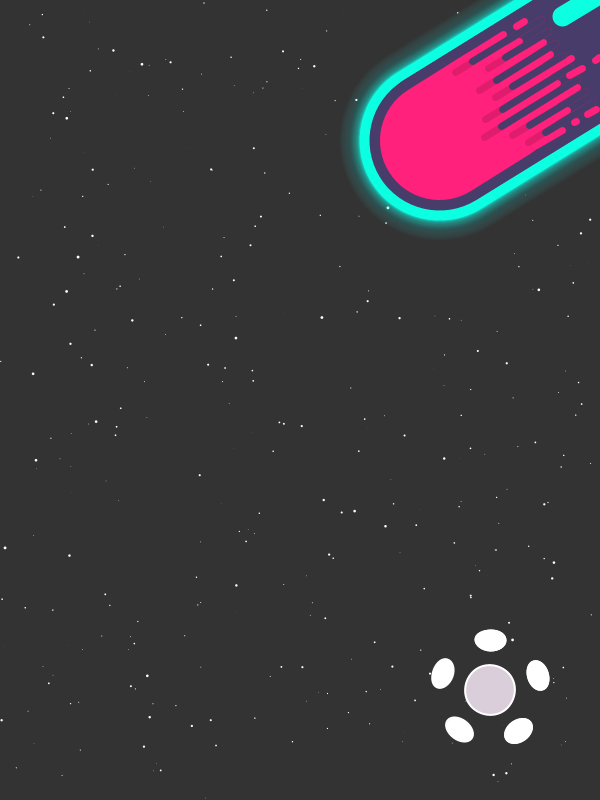
Frame 1 (no input)
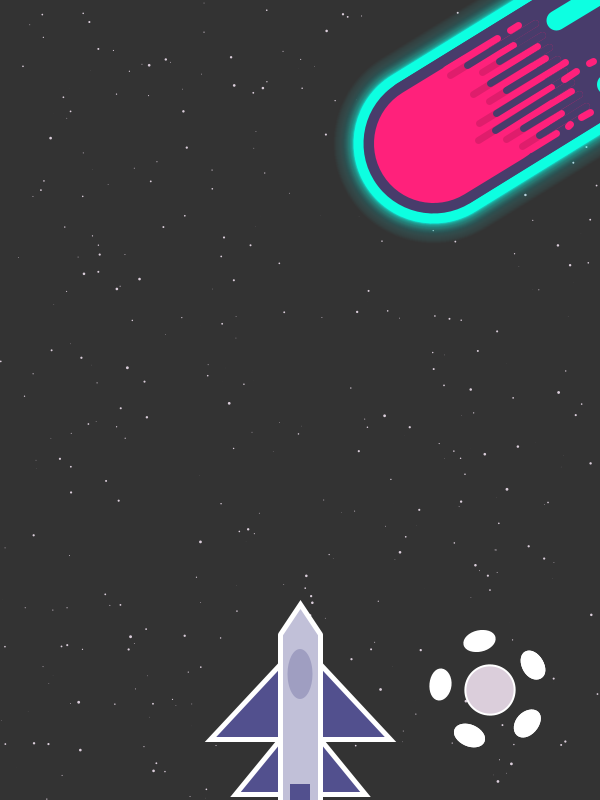
Frame 60 (the mouse pressed at the canvas centre just before this capture)
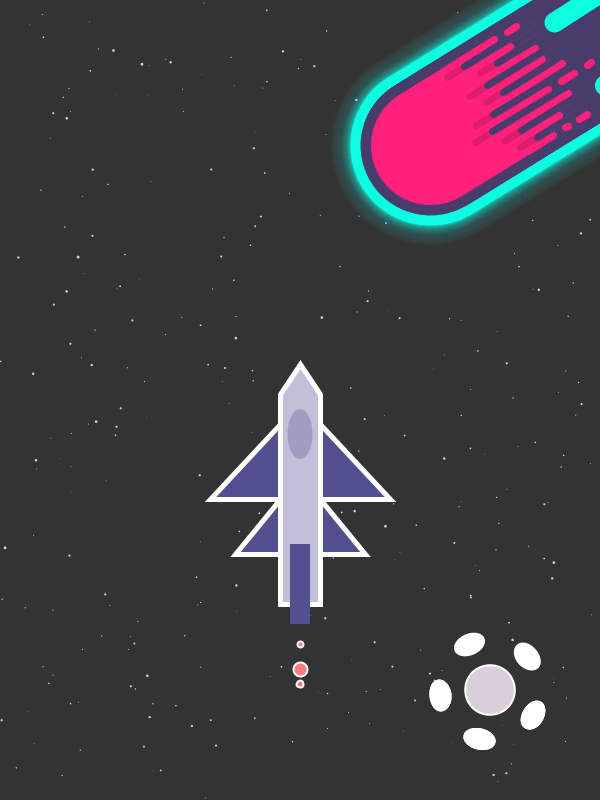
Frame 120 (the mouse held since frame 60 and released just before this capture)

The Processing sketch that drew these frames (run headless with seeded random() and noise(); from frame 60 on, the mouse is pressed at the canvas centre):

// Processing sketch: spaceship
// ── spaceship.pde
int x, y;
int s1, s2, s3;
Star[] stars = new Star[400];

int posx=width + 250;
float posy=-300;


void setup() {
  size(600, 800);
  x = width/2;
  y = height + 100;

  s1 = 0;
  s2 = 0;
  s3 = 0;

  for (int i = 0; i < 400; i++) {
    stars[i] = new Star();
  }
}

void draw() {
  background(51);
  for (int i = 0; i < stars.length; i++) {
    stars[i].draw();
  }

  pushMatrix();
  rotate(45);
  meteorit(posx, posy);
  posy=posy + random(-0.4, 0.6);
  if (posy>=height) {
    posy=0;
    posx=posx+ 10;
  }
  popMatrix();

  noStroke();


  stroke(255);
  strokeWeight(5);
  fill(#C1C0D8);
  beginShape();
  vertex(x, y - 60);
  vertex(x + 20, y - 30);
  vertex(x + 20, y + 180);
  vertex(x - 20, y + 180);
  vertex(x - 20, y - 30);
  endShape(CLOSE);
  fill(#52508E);
  triangle(x - 20, y, x - 90, y + 75, x - 20, y + 75);
  triangle(x + 20, y, x + 90, y + 75, x + 20, y + 75);
  triangle(x - 20, y + 75, x - 65, y + 130, x - 20, y + 130);
  triangle(x + 20, y + 75, x + 65, y + 130, x + 20, y + 130);
  noStroke();
  fill(#9F9EC1);
  ellipse(x, y + 10, 25, 50);

  fill(#52508E);
  rect(x - 10, y + 120, 20, 80);

  fill(#FC7D7F);
  stroke(255);
  strokeWeight(2);
  ellipse(x, y + 220, s1, s1);
  ellipse(x, y + 245, s2, s2);
  ellipse(x, y + 260, s3, s3);

  pushMatrix();
  translate(width/2 + 190, height - 110);
  rotate(radians(frameCount));
  fill(255);
  for (int i = 0; i < 8; i++) {
    ellipse(0, -50, 30, 20);
    rotate(radians(360/5));
  }

  fill(#DBCEDB);
  ellipse(0, 0, 50, 50);
  popMatrix();

  if (y < -200) {
    y = height + 100;
  }

  y -= 4;
  s1 += 3;
  s2 += 2;
  s3 += 1;

  if (s1 > 25) {
    s1 = 0;
  };

  if (s2 > 15) {
    s2 = 0;
  };

  if (s3 > 7) {
    s3 = 0;
  };
}

class Star {
  float x, y, size, t;
  Star() {
    x = random(width);
    y = random(height);
    size = random(0.5, 2);
    t = random(TAU);
  }

  void draw() {
    t += 0.05;
    float scale = size + sin(t) * 1;
    noStroke();
    ellipse(x, y, scale, scale);
  }
}

void meteorit (int posx, float posy) {

  for (int i=1; i<=40; i++) {
    stroke(13, 255, 225, 80/i);
    strokeWeight(160.0+i);
    strokeCap(ROUND);
    line(posx, posy-800, posx, posy);
  }

  stroke(13, 255, 225);
  strokeWeight(160.0);
  strokeCap(ROUND);
  line(posx, posy-800, posx, posy);

  stroke(72, 60, 107);
  strokeWeight(140.0);
  strokeCap(ROUND);
  line(posx, posy-160, posx, posy);

  stroke(72, 60, 107);
  strokeWeight(20.0);
  strokeCap(ROUND);
  line(posx-60, posy-220, posx-60, posy);
  stroke(72, 60, 107);
  strokeWeight(20.0);
  strokeCap(ROUND);
  line(posx-20, posy-300, posx-20, posy);
  stroke(72, 60, 107);
  strokeWeight(20.0);
  strokeCap(ROUND);
  line(posx+20, posy-250, posx+20, posy);
  stroke(72, 60, 107);
  strokeWeight(20.0);
  strokeCap(ROUND);
  line(posx+60, posy-200, posx+60, posy);

  stroke(13, 255, 225);
  strokeWeight(20.0);
  strokeCap(ROUND);
  line(posx-40, posy-220, posx-40, posy-170);
  stroke(13, 255, 225);
  strokeWeight(20.0);
  strokeCap(ROUND);
  line(posx, posy-250, posx, posy-220);
  stroke(13, 255, 225);
  strokeWeight(21.0);
  strokeCap(ROUND);
  line(posx+41, posy-300, posx+41, posy-180);

  stroke(255, 33, 123);
  strokeWeight(119.0);
  strokeCap(ROUND);
  line(posx, posy-70, posx, posy);

  stroke(255, 33, 123);
  strokeWeight(7.0);
  strokeCap(ROUND);
  line(posx-56, posy-110, posx-56, posy-50);
  stroke(255, 33, 123);
  strokeWeight(7.0);
  strokeCap(ROUND);
  line(posx-42, posy-120, posx-42, posy-90);
  stroke(255, 33, 123);
  strokeWeight(7.0);
  strokeCap(ROUND);
  line(posx-28, posy-140, posx-28, posy-90);
  stroke(255, 33, 123);
  strokeWeight(7.0);
  strokeCap(ROUND);
  line(posx-14, posy-140, posx-14, posy-90);
  stroke(255, 33, 123);
  strokeWeight(7.0);
  strokeCap(ROUND);
  line(posx, posy-155, posx, posy-90);
  stroke(255, 33, 123);
  strokeWeight(7.0);
  strokeCap(ROUND);
  line(posx+14, posy-130, posx+14, posy-90);
  stroke(255, 33, 123);
  strokeWeight(7.0);
  strokeCap(ROUND);
  line(posx+28, posy-145, posx+28, posy-90);
  stroke(255, 33, 123);
  strokeWeight(7.0);
  strokeCap(ROUND);
  line(posx+42, posy-125, posx+42, posy-90);
  stroke(255, 33, 123);
  strokeWeight(7.0);
  strokeCap(ROUND);
  line(posx+56, posy-110, posx+56, posy-80);

  stroke(223, 29, 108);
  strokeWeight(7.0);
  strokeCap(ROUND);
  line(posx-49, posy-150, posx-49, posy-50);
  stroke(223, 29, 108);
  strokeWeight(7.0);
  strokeCap(ROUND);
  line(posx-35, posy-150, posx-35, posy-80);
  stroke(223, 29, 108);//3
  strokeWeight(7.0);
  strokeCap(ROUND);
  line(posx-21, posy-150, posx-21, posy-60);
  stroke(223, 29, 108);//4
  strokeWeight(7.0);
  strokeCap(ROUND);
  line(posx-7, posy-150, posx-7, posy-70);
  stroke(223, 29, 108);//5
  strokeWeight(7.0);
  strokeCap(ROUND);
  line(posx+7, posy-150, posx+7, posy-50);
  stroke(223, 29, 108);//6
  strokeWeight(7.0);
  strokeCap(ROUND);
  line(posx+21, posy-150, posx+21, posy-40);
  stroke(223, 29, 108);//6
  strokeWeight(7.0);
  strokeCap(ROUND);
  line(posx+35, posy-150, posx+35, posy-65);
  stroke(223, 29, 108);//6
  strokeWeight(7.0);
  strokeCap(ROUND);
  line(posx+49, posy-150, posx+49, posy-75);


  stroke(72, 60, 107);
  strokeWeight(7.0);
  strokeCap(ROUND);
  line(posx-49, posy-150, posx-49, posy-70);
  stroke(72, 60, 107);
  strokeWeight(7.0);
  strokeCap(ROUND);
  line(posx-35, posy-150, posx-35, posy-100);
  stroke(72, 60, 107);
  strokeWeight(7.0);
  strokeCap(ROUND);
  line(posx-21, posy-150, posx-21, posy-80);
  stroke(72, 60, 107);
  strokeWeight(7.0);
  strokeCap(ROUND);
  line(posx-7, posy-150, posx-7, posy-90);
  stroke(72, 60, 107);
  strokeWeight(7.0);
  strokeCap(ROUND);
  line(posx+7, posy-150, posx+7, posy-70);
  stroke(72, 60, 107);
  strokeWeight(7.0);
  strokeCap(ROUND);
  line(posx+21, posy-150, posx+21, posy-60);
  stroke(72, 60, 107);
  strokeWeight(7.0);
  strokeCap(ROUND);
  line(posx+35, posy-150, posx+35, posy-85);
  stroke(72, 60, 107);
  strokeWeight(7.0);
  strokeCap(ROUND);
  line(posx+49, posy-150, posx+49, posy-95);

  stroke(255, 33, 123);
  strokeWeight(7.0);
  strokeCap(ROUND);
  line(posx-56, posy-135, posx-56, posy-125);

  stroke(255, 33, 123);
  strokeWeight(7.0);
  strokeCap(ROUND);
  line(posx+14, posy-160, posx+14, posy-145);

  stroke(255, 33, 123);
  strokeWeight(7.0);
  strokeCap(ROUND);
  line(posx+14, posy-180, posx+14, posy-175);

  stroke(255, 33, 123);
  strokeWeight(7.0);
  strokeCap(ROUND);
  line(posx+56, posy-124, posx+56, posy-127);

  stroke(255, 33, 123);
  strokeWeight(7.0);
  strokeCap(ROUND);
  line(posx+56, posy-140, posx+56, posy-150);
}
